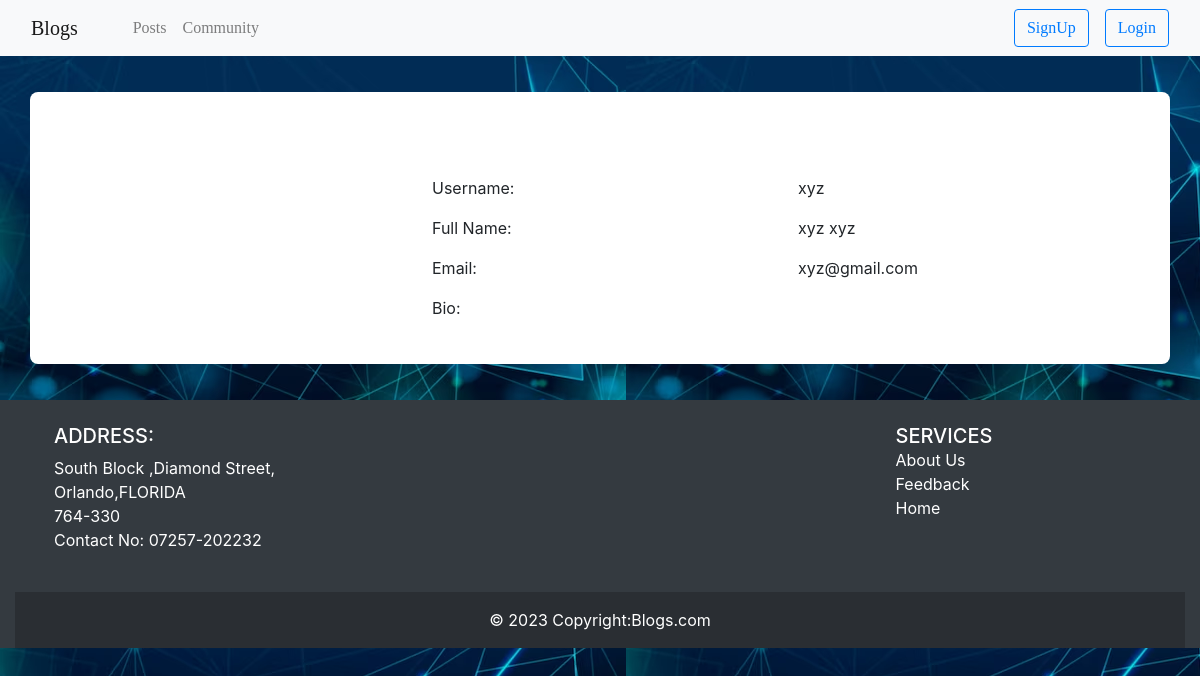
/user_profile/2/, run on the app's committed database.
### home/models.py (models this page shows, shortened)
class BlogPost(models.Model):
    title=models.CharField(max_length=255)
    author= models.ForeignKey(User, on_delete=models.CASCADE)
    slug=models.CharField(max_length=130)
    content=models.TextField()
    image = models.ImageField(upload_to="profile_pics", blank=True, null=True)
    dateTime=models.DateTimeField(auto_now_add=True)

### home/views.py (the view)
# urls.py: path("user_profile/<int:myid>/", views.user_profile, name="user_profile"),
def user_profile(request, myid):
    post = BlogPost.objects.filter(id=myid)
    return render(request, "user_profile.html", {'post':post})

### home/templates/user_profile.html (shortened to what this page needs)
{% extends 'base.html' %}
{% block body %}
<div class="container profile">
            <form method="post">
                <div class="row">
                    {% for i in post %}
                    <div class="col-md-4">
                    </div>
                    <div class="col-md-8">
                        <div class="profile-tab">
                            <div class="tab-pane">
                                <br><br>
                                        <div class="row">
                                            <div class="col-md-6">
                                                <label>Username:</label>
                                            </div>
                                            <div class="col-md-6">
                                                <p>{{i.author}}</p>
                                            </div>
                                        </div>
                                        <div class="row">
                                            <div class="col-md-6">
                                                <label>Full Name:</label>
                                            </div>
                                            <div class="col-md-6">
                                                <p>{{i.author.get_full_name}}</p>
                                            </div>
                                        </div>
                                        <div class="row">
                                            <div class="col-md-6">
                                                <label>Email:</label>
                                            </div>
                                            <div class="col-md-6">
                                                <p>{{i.author.email}}</p>
                                            </div>
                                        </div>
                                        <div class="row">
                                            <div class="col-md-6">
                                                <label>Bio:</label>
                                            </div>
                                            <div class="col-md-6">
                                            </div>
                                        </div>
                                        {% endfor %}
                            </div>
                        </div>
                    </div>
            </form>
            </div>
        {% endblock %}

### data on the page
BlogPost: author "xyz", author.get_full_name "xyz xyz", author.email "xyz@gmail.com"
